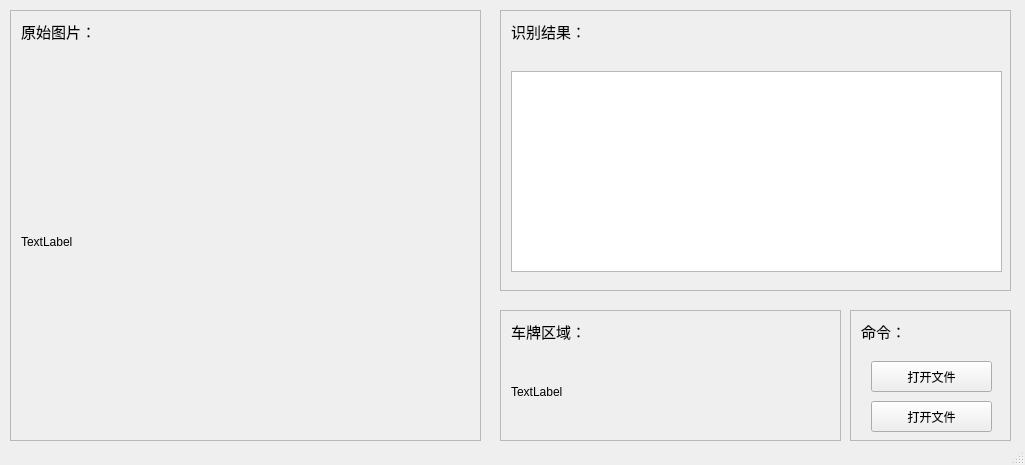
<?xml version="1.0" encoding="UTF-8"?>
<ui version="4.0">
 <class>MainWindow</class>
 <widget class="QMainWindow" name="MainWindow">
  <property name="geometry">
   <rect>
    <x>0</x>
    <y>0</y>
    <width>1025</width>
    <height>465</height>
   </rect>
  </property>
  <property name="windowTitle">
   <string>MainWindow</string>
  </property>
  <property name="toolButtonStyle">
   <enum>Qt::ToolButtonIconOnly</enum>
  </property>
  <widget class="QWidget" name="centralwidget">
   <widget class="QScrollArea" name="scrollArea">
    <property name="geometry">
     <rect>
      <x>10</x>
      <y>10</y>
      <width>471</width>
      <height>431</height>
     </rect>
    </property>
    <property name="widgetResizable">
     <bool>true</bool>
    </property>
    <widget class="QWidget" name="scrollAreaWidgetContents">
     <property name="geometry">
      <rect>
       <x>0</x>
       <y>0</y>
       <width>469</width>
       <height>429</height>
      </rect>
     </property>
     <widget class="QLabel" name="label_0">
      <property name="geometry">
       <rect>
        <x>10</x>
        <y>10</y>
        <width>111</width>
        <height>20</height>
       </rect>
      </property>
      <property name="font">
       <font>
        <pointsize>11</pointsize>
       </font>
      </property>
      <property name="text">
       <string>原始图片：</string>
      </property>
     </widget>
     <widget class="QLabel" name="label">
      <property name="geometry">
       <rect>
        <x>10</x>
        <y>40</y>
        <width>451</width>
        <height>381</height>
       </rect>
      </property>
      <property name="text">
       <string>TextLabel</string>
      </property>
     </widget>
    </widget>
   </widget>
   <widget class="QScrollArea" name="scrollArea_2">
    <property name="geometry">
     <rect>
      <x>500</x>
      <y>10</y>
      <width>511</width>
      <height>281</height>
     </rect>
    </property>
    <property name="widgetResizable">
     <bool>true</bool>
    </property>
    <widget class="QWidget" name="scrollAreaWidgetContents_1">
     <property name="geometry">
      <rect>
       <x>0</x>
       <y>0</y>
       <width>509</width>
       <height>279</height>
      </rect>
     </property>
     <widget class="QLabel" name="label_1">
      <property name="geometry">
       <rect>
        <x>10</x>
        <y>10</y>
        <width>111</width>
        <height>20</height>
       </rect>
      </property>
      <property name="font">
       <font>
        <pointsize>11</pointsize>
       </font>
      </property>
      <property name="text">
       <string>识别结果：</string>
      </property>
     </widget>
     <widget class="QTextBrowser" name="textBrowser">
      <property name="geometry">
       <rect>
        <x>10</x>
        <y>60</y>
        <width>491</width>
        <height>201</height>
       </rect>
      </property>
     </widget>
    </widget>
   </widget>
   <widget class="QScrollArea" name="scrollArea_3">
    <property name="geometry">
     <rect>
      <x>500</x>
      <y>310</y>
      <width>341</width>
      <height>131</height>
     </rect>
    </property>
    <property name="widgetResizable">
     <bool>true</bool>
    </property>
    <widget class="QWidget" name="scrollAreaWidgetContents_3">
     <property name="geometry">
      <rect>
       <x>0</x>
       <y>0</y>
       <width>339</width>
       <height>129</height>
      </rect>
     </property>
     <widget class="QLabel" name="label_2">
      <property name="geometry">
       <rect>
        <x>10</x>
        <y>10</y>
        <width>111</width>
        <height>20</height>
       </rect>
      </property>
      <property name="font">
       <font>
        <pointsize>11</pointsize>
       </font>
      </property>
      <property name="text">
       <string>车牌区域：</string>
      </property>
     </widget>
     <widget class="QLabel" name="label_3">
      <property name="geometry">
       <rect>
        <x>10</x>
        <y>40</y>
        <width>321</width>
        <height>81</height>
       </rect>
      </property>
      <property name="text">
       <string>TextLabel</string>
      </property>
     </widget>
    </widget>
   </widget>
   <widget class="QScrollArea" name="scrollArea_4">
    <property name="geometry">
     <rect>
      <x>850</x>
      <y>310</y>
      <width>161</width>
      <height>131</height>
     </rect>
    </property>
    <property name="widgetResizable">
     <bool>true</bool>
    </property>
    <widget class="QWidget" name="scrollAreaWidgetContents_4">
     <property name="geometry">
      <rect>
       <x>0</x>
       <y>0</y>
       <width>159</width>
       <height>129</height>
      </rect>
     </property>
     <widget class="QPushButton" name="pushButton_2">
      <property name="geometry">
       <rect>
        <x>20</x>
        <y>50</y>
        <width>121</width>
        <height>31</height>
       </rect>
      </property>
      <property name="text">
       <string>打开文件</string>
      </property>
     </widget>
     <widget class="QPushButton" name="pushButton">
      <property name="geometry">
       <rect>
        <x>20</x>
        <y>90</y>
        <width>121</width>
        <height>31</height>
       </rect>
      </property>
      <property name="text">
       <string>打开文件</string>
      </property>
     </widget>
     <widget class="QLabel" name="label_4">
      <property name="geometry">
       <rect>
        <x>10</x>
        <y>10</y>
        <width>111</width>
        <height>20</height>
       </rect>
      </property>
      <property name="font">
       <font>
        <pointsize>11</pointsize>
       </font>
      </property>
      <property name="text">
       <string>命令：</string>
      </property>
     </widget>
    </widget>
   </widget>
  </widget>
  <widget class="QStatusBar" name="statusbar"/>
 </widget>
 <resources/>
 <connections/>
</ui>
